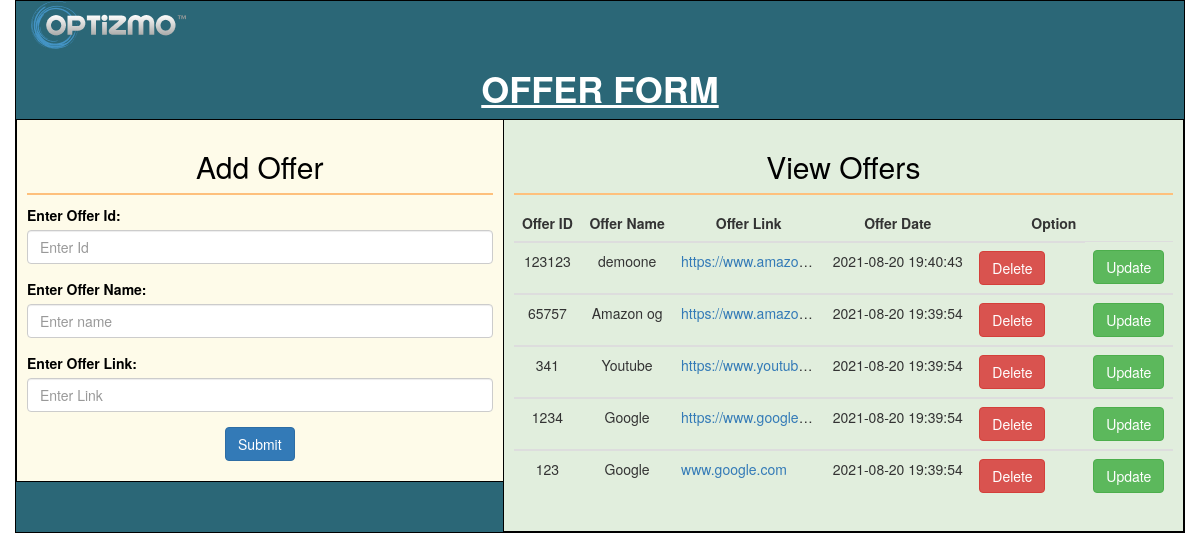
/optizmo.php, run on the app's committed database.
### tables this page shows
CREATE TABLE `offers` (
  `id` int(11) NOT NULL,
  `offer_id` varchar(100) NOT NULL,
  `offer_name` varchar(1000) NOT NULL,
  `offer_link` varchar(1000) NOT NULL,
  `date` timestamp NOT NULL DEFAULT current_timestamp() ON UPDATE current_timestamp()
);

### optizmo.php (the view, shortened to what this page needs)
<!DOCTYPE html>
<html lang="en">
<head>
  <link rel="stylesheet" href="https://maxcdn.bootstrapcdn.com/bootstrap/3.4.1/css/bootstrap.min.css">
</head>
<body>
<div class="container" style="border:1px solid #000;background-color: #2b6777"  >
    <img src="optizmo.png"/>
  <h1 style="text-align: center;text-decoration: underline;color: #fff;font-weight: bold;">OFFER FORM</h1>
  <div class="row">
    <div class="col-md-5" style="border:1px solid #000;background-color: #fefbe9;border-right-width: 0px;padding: 10px">
  <div style="text-align: center">
  <h2 style="color: #000">Add Offer</h2>
</div>
<div class="border" style="border:1px solid #FEC07C;margin-bottom: 10px"></div>
  <form action="optizmo.php" method="POST">
    <div class="form-group">
      <label for="email" style="color: #000">Enter Offer Id:</label>
      <input type="number" class="form-control" id="id" placeholder="Enter Id" name="id" autocomplete="false" required>
    </div>
    <div class="form-group">
      <label for="pwd" style="color: #000">Enter Offer Name:</label>
      <input type="text" class="form-control" id="name" placeholder="Enter name" name="name" autocomplete="false" required>
    </div>
    <div class="form-group ">
      <label for="pwd" style="color: #000">Enter Offer Link:</label>
      <input type="text" class="form-control" id="link" placeholder="Enter Link" name="link" autocomplete="false" required>
    </div>
    <div style="text-align: center;">
    <input class="btn btn-primary" type="submit" name="submit" id="submit" style="margin-bottom: 10px"> </input>
  </div>
  </form>
</div>
<div class="col-md-7" style="border:1px solid #000;background-color: #e1eedd;padding: 10px">
  <div style="text-align: center;">
  <h2 style="color: #000">View Offers</h2>
</div>
<div class="border" style="border:1px solid #FEC07C;margin-bottom: 10px"></div>
<div class="offersdetails">
  <?php
   $con=mysqli_connect('localhost','root','','optizmo');
  $select="SELECT * FROM `offers` ORDER BY id DESC"?>
  <div class="table-responsive">
    <table class="table ">
    <thead >
      <tr >
        <th  style="text-align: center;">Offer ID</th>
        <th style="text-align: center;">Offer Name</th>
        <th style="text-align: center;">Offer Link</th>
        <th  style="text-align: center;">Offer Date</th>
        <th  style="padding-left:60px;">Option</th>
      </tr>
    </thead>
    <?php
    if ($result = mysqli_query($con,$select)) {
    while ($row = mysqli_fetch_assoc($result)) {
    ?>
    <tbody>
      <tr>
        <td style="text-align: center"><?php echo $row['offer_id']?></td>
        <td style="text-align: center"><?php echo $row['offer_name']?></td>
        <td style="max-width: 150px;overflow: hidden;text-overflow: ellipsis;white-space: nowrap;"><a href="<?php echo $row['offer_link']?>" target="_blank"><?php echo $row['offer_link']?></a></td>
        <td style="text-align: center"><?php echo $row['date']?></td>
        <td ><a href="delete.php?id=<?php echo $row['id'];?>"><button class=" btn btn-danger" type="button" name="deluser" value="deluser" >Delete</button></a></td>
        <td ><a href="update.php?id=<?php echo $row['id'];?>"><button class=" btn btn-success" type="button" >Update</button></a></td>
      </tr>
    </tbody>
    <?php
  }
}
?>
  </table>
</div>
</div>
</div>
</div>
</div>
</body>
</html>

### data on the page
offers: offer "123123", offer_name "demoone", offer_link "https://www.amazo…", date "2021-08-20 19:40:43"
offers: offer "65757", offer_name "Amazon og", offer_link "https://www.amazo…", date "2021-08-20 19:39:54"
offers: offer "341", offer_name "Youtube", offer_link "https://www.youtub…", date "2021-08-20 19:39:54"
offers: offer "1234", offer_name "Google", offer_link "https://www.google…", date "2021-08-20 19:39:54"
offers: offer "123", offer_name "Google", offer_link "www.google.com", date "2021-08-20 19:39:54"
